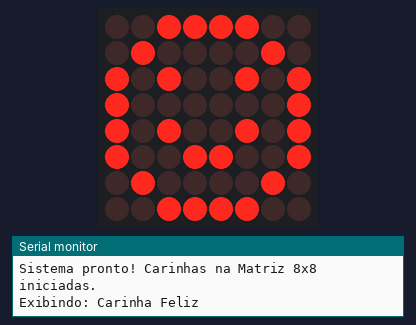
A sketch run on a simulated Arduino Uno, built with avr-gcc and run on an emulated ATmega328P. On the bench: 8×8 LED matrix, the last lines printed to the serial monitor.

Above: at 0.1 s.
At 1.6 s:
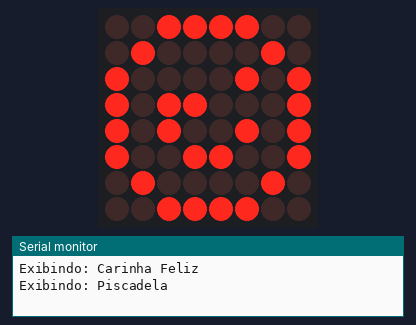
At 3.4 s:
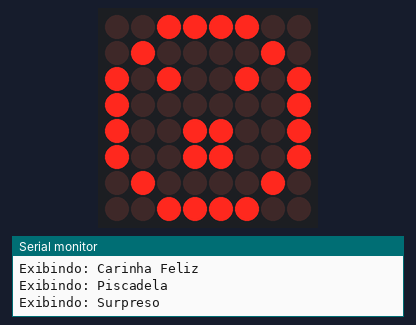
At 4.9 s:
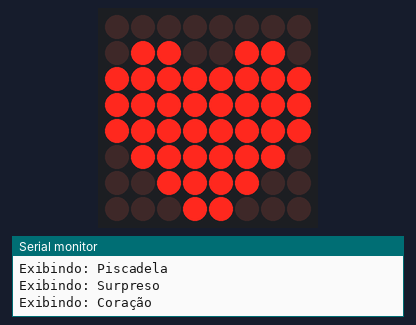

Measured:
- by itself, everything shown: repeats every 6.3 s, in 5 steps
- what the display in image 1 shows lasts 0.8 s, from 1.5 s to 2.3 s
- what the display in image 2 shows lasts 1.5 s, from 3.3 s to 4.8 s

The sketch:

p39_carinhas_na_matriz_de_led_8x8.ino
```cpp
/*
 * Projeto 39: Carinhas na Matriz de LED 8x8
 * O que faz: Exibe expressões faciais e um coração na matriz de LEDs 8x8 controlada pelo MAX7219.
 * Ligações: D11 (DIN), D10 (CS), D13 (CLK), 5V (VCC), GND (GND)
 * Bibliotecas: LedControl (Eberhard Fahle)
 * Material: 80 Projetos Arduino
 */

#include <LedControl.h>

const byte PINO_DIN = 11; // Dados (Data In) do MAX7219
const byte PINO_CS = 10;  // Seleção (Chip Select / LOAD)
const byte PINO_CLK = 13; // Clock do MAX7219

const byte BRILHO_MATRIZ = 5; // AJUSTE AQUI: brilho de 0 a 15

// Parâmetros: (DIN, CLK, CS, quantidade de matrizes)
LedControl lc = LedControl(PINO_DIN, PINO_CLK, PINO_CS, 1);

const byte CARINHA_FELIZ[8] = {
  0b00111100,
  0b01000010,
  0b10100101,
  0b10000001,
  0b10100101,
  0b10011001,
  0b01000010,
  0b00111100
};

const byte CARINHA_PISCANDO[8] = {
  0b00111100,
  0b01000010,
  0b10000101,
  0b10110001,
  0b10100101,
  0b10011001,
  0b01000010,
  0b00111100
};

const byte CARINHA_SURPRESA[8] = {
  0b00111100,
  0b01000010,
  0b10100101,
  0b10000001,
  0b10011001,
  0b10011001,
  0b01000010,
  0b00111100
};

const byte CORACAO[8] = {
  0b00000000,
  0b01100110,
  0b11111111,
  0b11111111,
  0b11111111,
  0b01111110,
  0b00111100,
  0b00011000
};

void desenharIcone(const byte icone[8]) {
  for (byte linha = 0; linha < 8; linha++) {
    lc.setRow(0, linha, icone[linha]);
  }
}

void setup() {
  Serial.begin(9600);
  lc.shutdown(0, false);       // Sai do modo de economia de energia
  lc.setIntensity(0, BRILHO_MATRIZ);
  lc.clearDisplay(0);
  Serial.println(F("Sistema pronto! Carinhas na Matriz 8x8 iniciadas."));
}

void loop() {
  Serial.println(F("Exibindo: Carinha Feliz"));
  desenharIcone(CARINHA_FELIZ);
  delay(1500);

  Serial.println(F("Exibindo: Piscadela"));
  desenharIcone(CARINHA_PISCANDO);
  delay(800);

  desenharIcone(CARINHA_FELIZ);
  delay(1000);

  Serial.println(F("Exibindo: Surpreso"));
  desenharIcone(CARINHA_SURPRESA);
  delay(1500);

  Serial.println(F("Exibindo: Coração"));
  desenharIcone(CORACAO);
  delay(1500);
}
```
